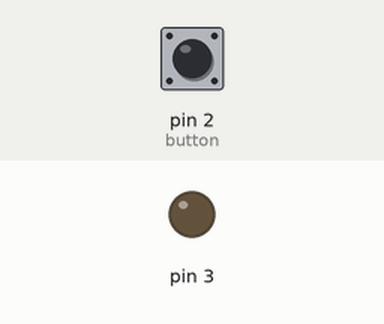
This program was run on a simulated Arduino Nano, built with avr-gcc and run on an emulated ATmega328P. Parts: output pins drawn as LEDs (lit = HIGH). The test bench sets the inputs (shaded band); at power-on: pin 2 (button) LOW.

Above: at 1.2 s.
1.3 s: pin 2 (button) pulled HIGH for 0.15 s
At 2.1 s:
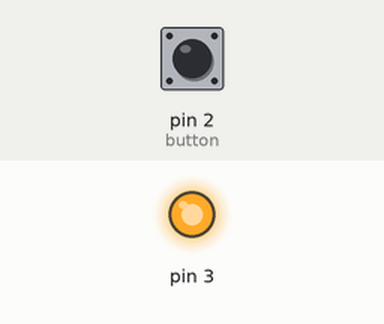
5.4 s: pin 2 (button) pulled HIGH for 1 s
At 7.6 s:
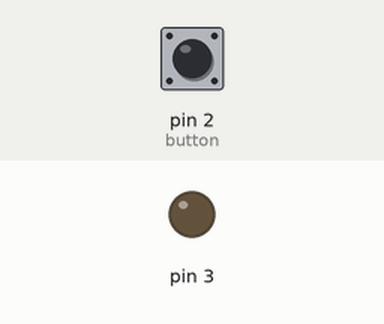
7.9 s: pin 2 (button) pulled HIGH for 3.2 s
At 12.5 s:
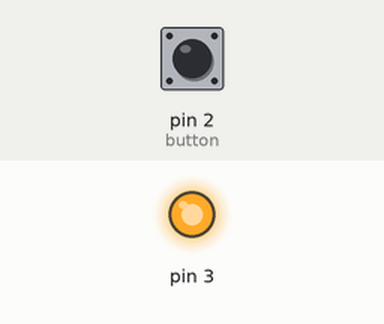
Timing chart, 0 to 13.6 s (numbered marks = the images above; inputs shaded):
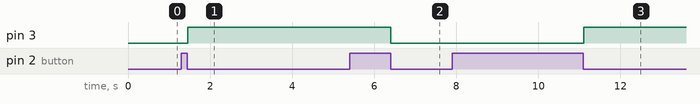

Measured:
- after the input at 1.3 s, pin 3: LOW → HIGH after 0.15 s
- after the input at 5.4 s, pin 3: HIGH → LOW after 1.0 s
- after the input at 7.9 s, pin 3: LOW → HIGH after 3.2 s

The program:

main.cpp
```cpp
#include <Arduino.h>
#include <SoftwareSerial.h>
#include <elapsedMillis.h>
#include <Bounce2.h>
Bounce2::Button button = Bounce2::Button();

SoftwareSerial SerialSync(10, 11); // RX | TX
elapsedMillis timeout;

struct data_structure
{
  char cmd[20];
  int senzor1;
  float senzor2;
  boolean btnState = LOW;
};

struct data_structure data;

int size_of_data = sizeof(struct data_structure);
void send(const data_structure *table);
bool receive(data_structure *table);

void setup()
{
  pinMode(3, OUTPUT);
  digitalWrite(3, data.btnState);
  Serial.begin(9600);
  SerialSync.begin(9600);
  button.attach(2, INPUT);
  button.interval(5);
  button.setPressedState(LOW);
}

void loop()
{
  button.update();
  if (button.pressed())
  {
    data.btnState = !data.btnState;
    digitalWrite(3, data.btnState);
    strcpy(data.cmd, "Hello World A");
    data.senzor1 = 100;
    data.senzor2 = 20.5;
    send(&data);
  }
  if (SerialSync.available())
  {
    receive(&data);
    Serial.println(data.senzor1);
    Serial.println(data.senzor2);
    Serial.println(data.cmd);
    Serial.println(data.btnState);
    Serial.println("--------------");

    if (data.btnState == HIGH)
    {
      digitalWrite(3, HIGH);
    }
    else
    {
      digitalWrite(3, LOW);
    }
  }
}

void send(const data_structure *table)
{
  SerialSync.write((const char *)table, size_of_data);
}

bool receive(data_structure *table)
{
  return (SerialSync.readBytes((char *)table, sizeof(data_structure)) == sizeof(data_structure));
}
```
